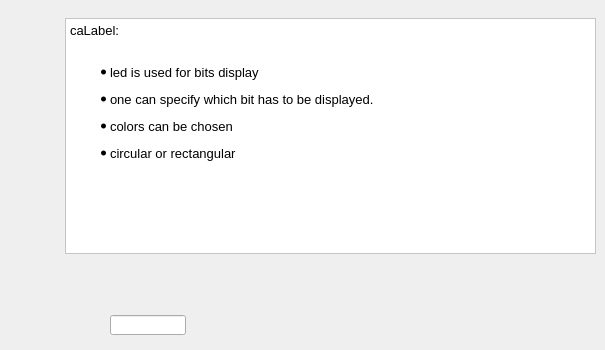
      <widget class="QWidget" name="tab_10">
       <attribute name="title">
        <string>caLed</string>
       </attribute>
       <widget class="QTextEdit" name="textEdit_7">
        <property name="geometry">
         <rect>
          <x>65</x>
          <y>18</y>
          <width>531</width>
          <height>236</height>
         </rect>
        </property>
        <property name="styleSheet">
         <string notr="true">
QWidget {background: white;} </string>
        </property>
        <property name="html">
         <string>&lt;!DOCTYPE HTML PUBLIC &quot;-//W3C//DTD HTML 4.0//EN&quot; &quot;http://www.w3.org/TR/REC-html40/strict.dtd&quot;&gt;
&lt;html&gt;&lt;head&gt;&lt;meta name=&quot;qrichtext&quot; content=&quot;1&quot; /&gt;&lt;style type=&quot;text/css&quot;&gt;
p, li { white-space: pre-wrap; }
&lt;/style&gt;&lt;/head&gt;&lt;body style=&quot; font-family:'Sans Serif'; font-size:10pt; font-weight:400; font-style:normal;&quot;&gt;
&lt;p style=&quot; margin-top:0px; margin-bottom:0px; margin-left:0px; margin-right:0px; -qt-block-indent:0; text-indent:0px;&quot;&gt;caLabel: &lt;/p&gt;
&lt;p style=&quot;-qt-paragraph-type:empty; margin-top:0px; margin-bottom:0px; margin-left:0px; margin-right:0px; -qt-block-indent:0; text-indent:0px;&quot;&gt;&lt;br /&gt;&lt;/p&gt;
&lt;ul style=&quot;margin-top: 0px; margin-bottom: 0px; margin-left: 0px; margin-right: 0px; -qt-list-indent: 1;&quot;&gt;&lt;li style=&quot; margin-top:12px; margin-bottom:0px; margin-left:0px; margin-right:0px; -qt-block-indent:0; text-indent:0px;&quot;&gt;led is used for bits display&lt;/li&gt;
&lt;li style=&quot; margin-top:12px; margin-bottom:0px; margin-left:0px; margin-right:0px; -qt-block-indent:0; text-indent:0px;&quot;&gt;one can specify which bit has to be displayed.&lt;/li&gt;
&lt;li style=&quot; margin-top:12px; margin-bottom:0px; margin-left:0px; margin-right:0px; -qt-block-indent:0; text-indent:0px;&quot;&gt;colors can be chosen&lt;/li&gt;
&lt;li style=&quot; margin-top:12px; margin-bottom:0px; margin-left:0px; margin-right:0px; -qt-block-indent:0; text-indent:0px;&quot;&gt;circular or rectangular&lt;/li&gt;&lt;/ul&gt;
&lt;p style=&quot;-qt-paragraph-type:empty; margin-top:12px; margin-bottom:0px; margin-left:0px; margin-right:0px; -qt-block-indent:1; text-indent:0px;&quot;&gt;&lt;br /&gt;&lt;/p&gt;
&lt;p style=&quot;-qt-paragraph-type:empty; margin-top:0px; margin-bottom:0px; margin-left:0px; margin-right:0px; -qt-block-indent:0; text-indent:0px;&quot;&gt;&lt;br /&gt;&lt;/p&gt;&lt;/body&gt;&lt;/html&gt;</string>
        </property>
       </widget>
       <widget class="caLed" name="caled">
        <property name="geometry">
         <rect>
          <x>305</x>
          <y>300</y>
          <width>41</width>
          <height>41</height>
         </rect>
        </property>
       </widget>
       <widget class="caLed" name="caLed_1">
        <property name="enabled">
         <bool>true</bool>
        </property>
        <property name="geometry">
         <rect>
          <x>405</x>
          <y>310</y>
          <width>30</width>
          <height>30</height>
         </rect>
        </property>
        <property name="rectangular">
         <bool>false</bool>
        </property>
        <property name="gradientEnabled">
         <bool>true</bool>
        </property>
        <property name="linearGradient">
         <bool>false</bool>
        </property>
        <property name="scaleContents">
         <bool>true</bool>
        </property>
        <property name="channel" stdset="0">
         <string notr="true">QTDM:COUNT:1</string>
        </property>
        <property name="bitNr">
         <number>1</number>
        </property>
        <property name="falseColor">
         <color>
          <red>0</red>
          <green>255</green>
          <blue>0</blue>
         </color>
        </property>
        <property name="trueColor">
         <color>
          <red>255</red>
          <green>0</green>
          <blue>0</blue>
         </color>
        </property>
       </widget>
       <widget class="caLed" name="caLed_2">
        <property name="geometry">
         <rect>
          <x>230</x>
          <y>310</y>
          <width>31</width>
          <height>31</height>
         </rect>
        </property>
        <property name="scaleContents">
         <bool>true</bool>
        </property>
        <property name="channel" stdset="0">
         <string notr="true">QTDM:COUNT:1</string>
        </property>
        <property name="bitNr">
         <number>0</number>
        </property>
        <property name="falseColor">
         <color>
          <red>160</red>
          <green>160</green>
          <blue>164</blue>
         </color>
        </property>
        <property name="trueColor">
         <color>
          <red>0</red>
          <green>255</green>
          <blue>0</blue>
         </color>
        </property>
       </widget>
       <widget class="caLineEdit" name="calineedit_5">
        <property name="geometry">
         <rect>
          <x>110</x>
          <y>315</y>
          <width>76</width>
          <height>20</height>
         </rect>
        </property>
        <property name="channel" stdset="0">
         <string notr="true">QTDM:COUNT:1</string>
        </property>
        <property name="background">
         <color>
          <red>0</red>
          <green>255</green>
          <blue>255</blue>
         </color>
        </property>
        <property name="colorMode">
         <enum>caLineEdit::Static</enum>
        </property>
        <property name="precisionMode">
         <enum>caLineEdit::User</enum>
        </property>
        <property name="unitsEnabled">
         <bool>true</bool>
        </property>
       </widget>
       <widget class="caLed" name="caLed_3">
        <property name="enabled">
         <bool>true</bool>
        </property>
        <property name="geometry">
         <rect>
          <x>475</x>
          <y>310</y>
          <width>30</width>
          <height>30</height>
         </rect>
        </property>
        <property name="rectangular">
         <bool>true</bool>
        </property>
        <property name="gradientEnabled">
         <bool>false</bool>
        </property>
        <property name="linearGradient">
         <bool>false</bool>
        </property>
        <property name="scaleContents">
         <bool>true</bool>
        </property>
        <property name="channel" stdset="0">
         <string notr="true">QTDM:COUNT:1</string>
        </property>
        <property name="bitNr">
         <number>1</number>
        </property>
        <property name="falseColor">
         <color>
          <red>0</red>
          <green>255</green>
          <blue>0</blue>
         </color>
        </property>
        <property name="trueColor">
         <color>
          <red>255</red>
          <green>0</green>
          <blue>0</blue>
         </color>
        </property>
       </widget>
       <widget class="caLed" name="caLed_4">
        <property name="enabled">
         <bool>true</bool>
        </property>
        <property name="geometry">
         <rect>
          <x>535</x>
          <y>310</y>
          <width>30</width>
          <height>30</height>
         </rect>
        </property>
        <property name="rectangular">
         <bool>true</bool>
        </property>
        <property name="gradientEnabled">
         <bool>true</bool>
        </property>
        <property name="linearGradient">
         <bool>true</bool>
        </property>
        <property name="scaleContents">
         <bool>true</bool>
        </property>
        <property name="channel" stdset="0">
         <string notr="true">QTDM:COUNT:1</string>
        </property>
        <property name="bitNr">
         <number>1</number>
        </property>
        <property name="falseColor">
         <color>
          <red>0</red>
          <green>255</green>
          <blue>0</blue>
         </color>
        </property>
        <property name="trueColor">
         <color>
          <red>255</red>
          <green>0</green>
          <blue>0</blue>
         </color>
        </property>
       </widget>
      </widget>
